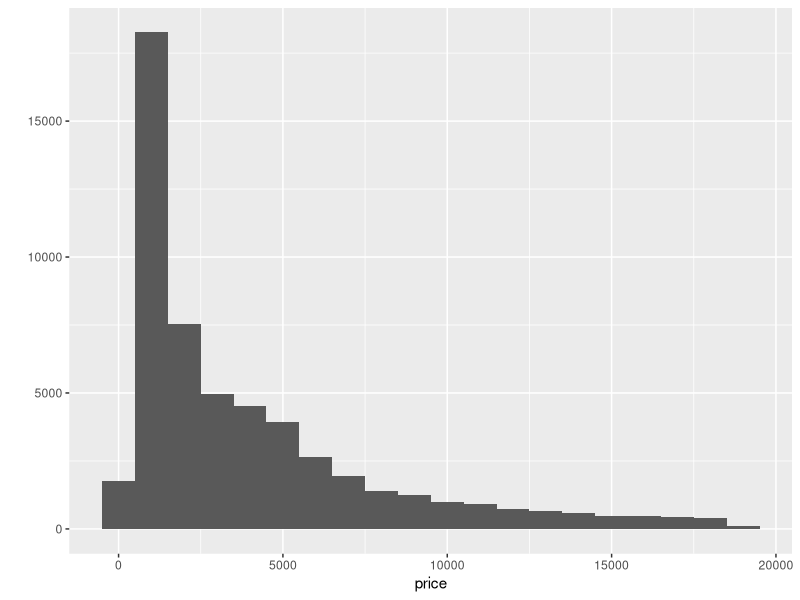
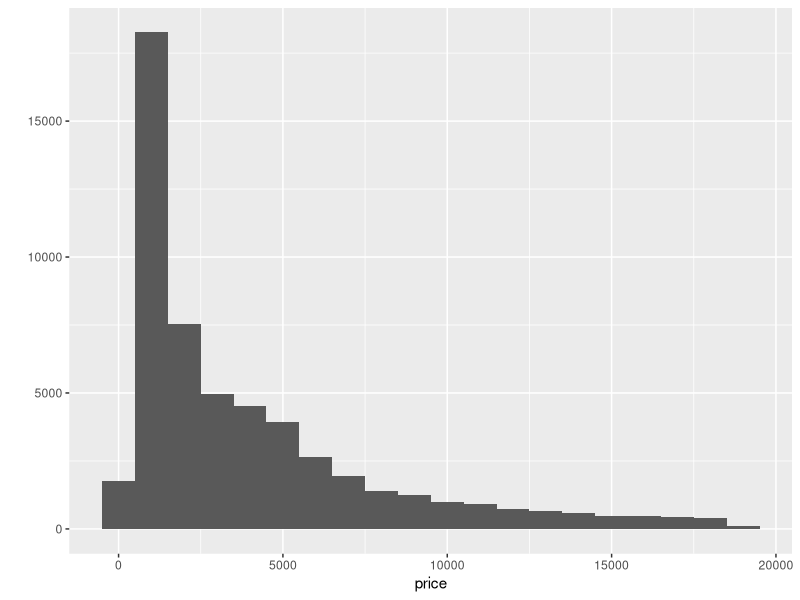
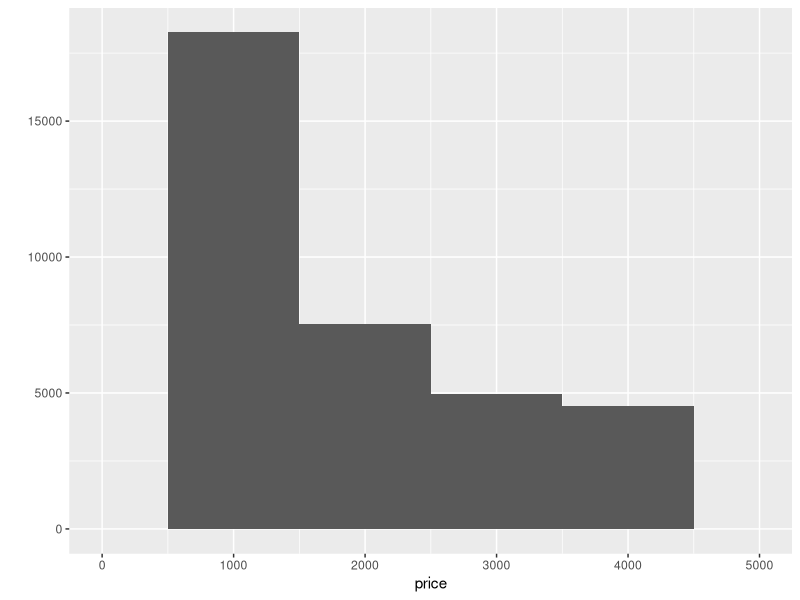
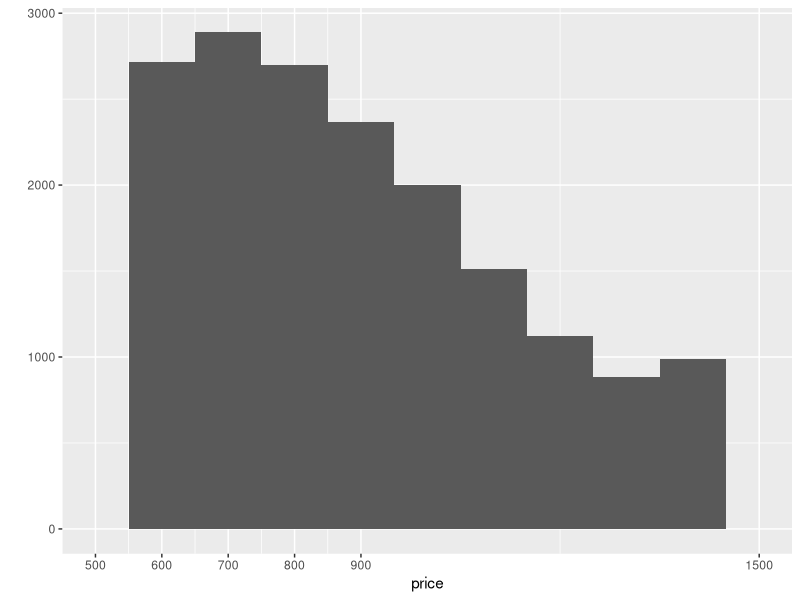
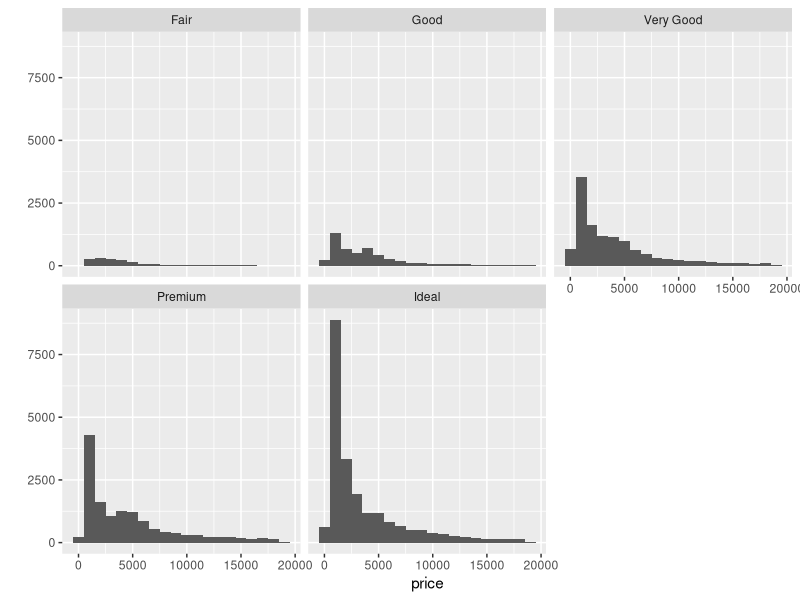
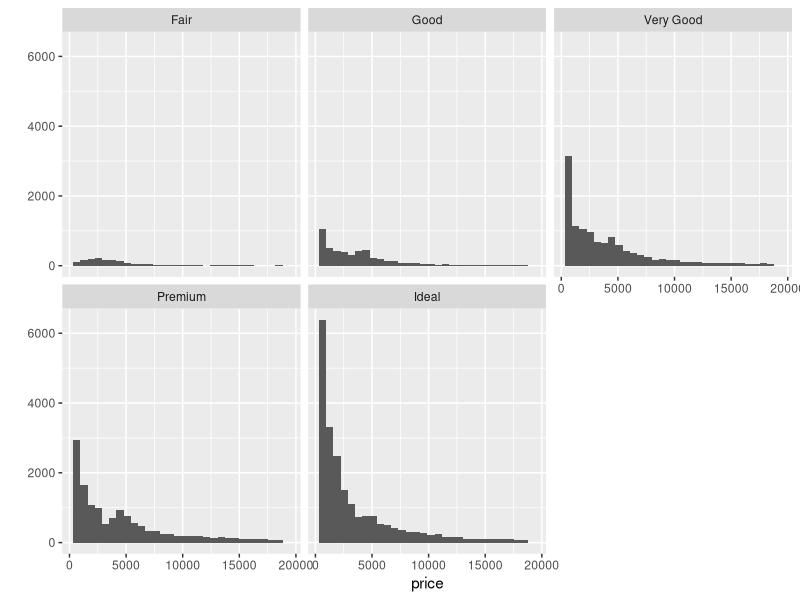
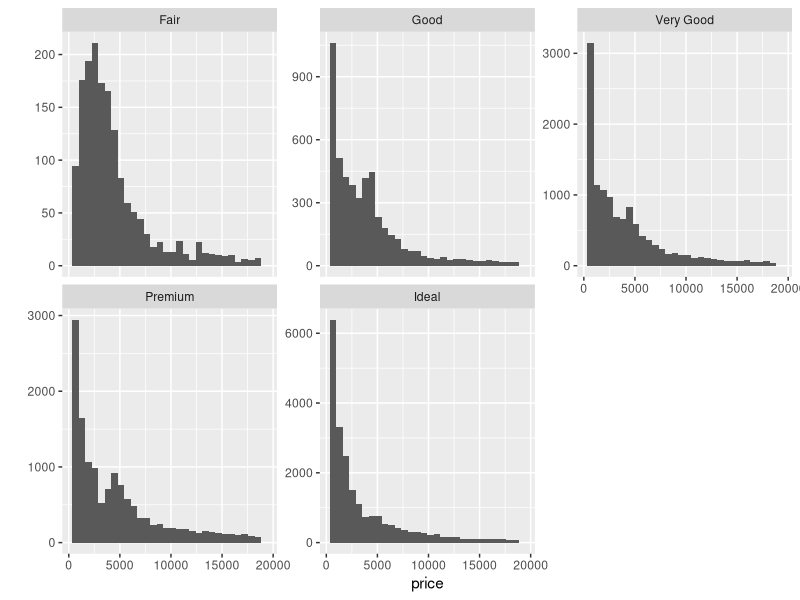
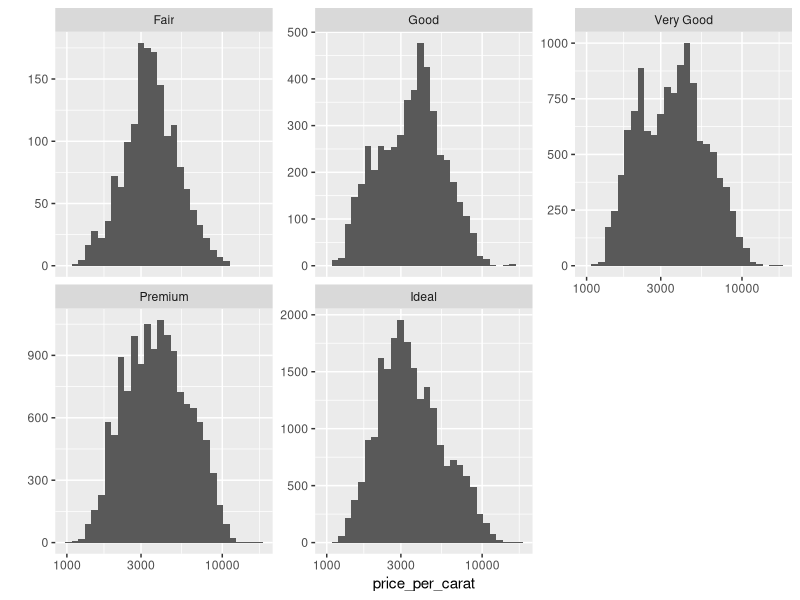

Reproduce these figures in R, in order.
## ---- chunk 1
knitr::opts_chunk$set(echo = TRUE)
## ---- chunk 2
library(ggplot2) #must load the ggplot package first
data(diamonds) #loads the diamonds data set since it comes with the ggplot package
## ---- chunk 3
summary(diamonds)
## ---- chunk 4
?diamonds
## ---- chunk 5
nrow(diamonds)
## ---- chunk 6
ncol(diamonds)
## ---- chunk 7
summary(diamonds)
## ---- chunk 8
qplot(x=price, data=diamonds, binwidth=1000)
## ---- chunk 9
summary(diamonds$price)
## ---- chunk 10
priced_less_than_500 = subset(diamonds, price < 500) # subset the dataframe and save the result
priced_less_than_500
nrow(priced_less_than_500)
## ---- chunk 11
subset(diamonds, price < 250)
## ---- chunk 12
subset(diamonds, price >= 15000)
## ---- chunk 13
qplot(x=price, data=diamonds, binwidth=1000) 
## ---- chunk 14
qplot(x=price, data=diamonds, binwidth=1000, xlim=c(0,5000))
## ---- chunk 15
qplot(x=price, data=diamonds, binwidth=100) +
  scale_x_continuous(breaks=c(0,100,200,300,400,500,600,700,800,900,1500), limits=c(500,1500))
## ---- chunk 16
qplot(x=price, data=diamonds, binwidth=1000) +
  facet_wrap(~cut)
## ---- chunk 17
by(diamonds$price, diamonds$cut, summary)
## ---- chunk 18
qplot(x = price, data = diamonds) + 
  facet_wrap(~cut)
## ---- chunk 19
by(diamonds$price, diamonds$cut, summary)
## ---- chunk 20
qplot(x = price, data = diamonds) + 
  facet_wrap(~cut, scales = 'free_y')
## ---- chunk 21
diamonds
## ---- chunk 22
## Create new column called price per carat
diamonds$price_per_carat = diamonds$price / diamonds$carat

## Preview the new dataset (scroll right to see the new column)
diamonds

## Histogram for price per carat: default bin width
qplot(x = price_per_carat, data = diamonds) + 
  scale_x_log10() +
  facet_wrap(~cut, scales = 'free_y') 

## Histogram for price per carat: changed bin width
qplot(x = price_per_carat, data = diamonds, binwidth=0.5) + 
  scale_x_log10() +
  facet_wrap(~cut, scales = 'free_y')
  
## ---- chunk 23
qplot(x = cut, y = price, data = diamonds, geom='boxplot') 
## ---- chunk 24
# One way: create dataset 
colorD = subset(diamonds, color == 'D')
colorD

summary(colorD$price)
## ---- chunk 25
## A different approach
summary(subset(diamonds, color == 'J')$price)
## ---- chunk 26
IQR(subset(diamonds, color == 'D')$price)
## ---- chunk 27
IQR(subset(diamonds, color == 'J')$price)
## ---- chunk 28
qplot(x = color, y = price_per_carat, data = diamonds, geom='boxplot') 
## ---- chunk 29
qplot(x = carat, data = diamonds, geom='freqpoly') 
## ---- chunk 30
qplot(x = carat, data = diamonds, geom='freqpoly', binwidth = 0.25) 
## ---- chunk 31
qplot(x = carat, data = diamonds, geom='freqpoly', binwidth = 0.05) 
## ---- chunk 32

